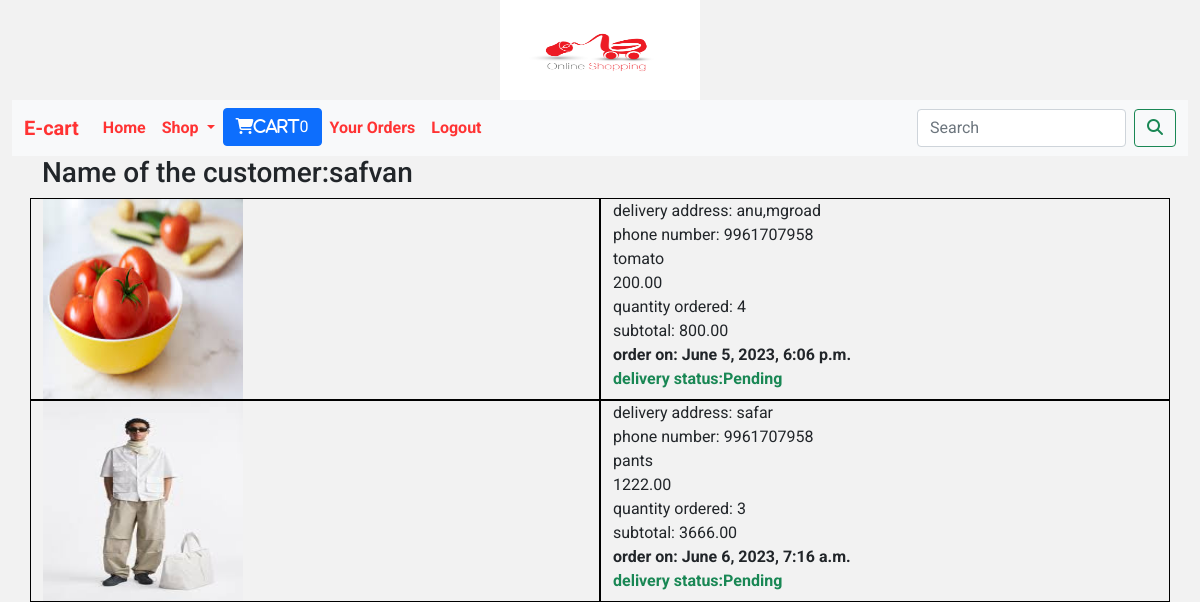
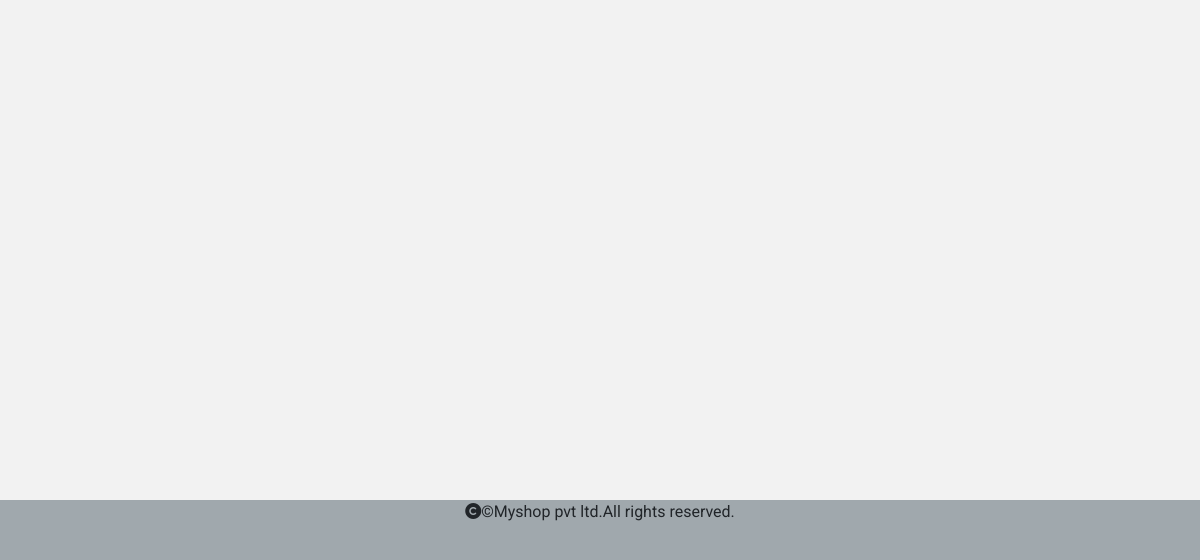
/cart/yourorders (signed in), run on an earlier commit of the app's database (2 pictures, top to bottom).
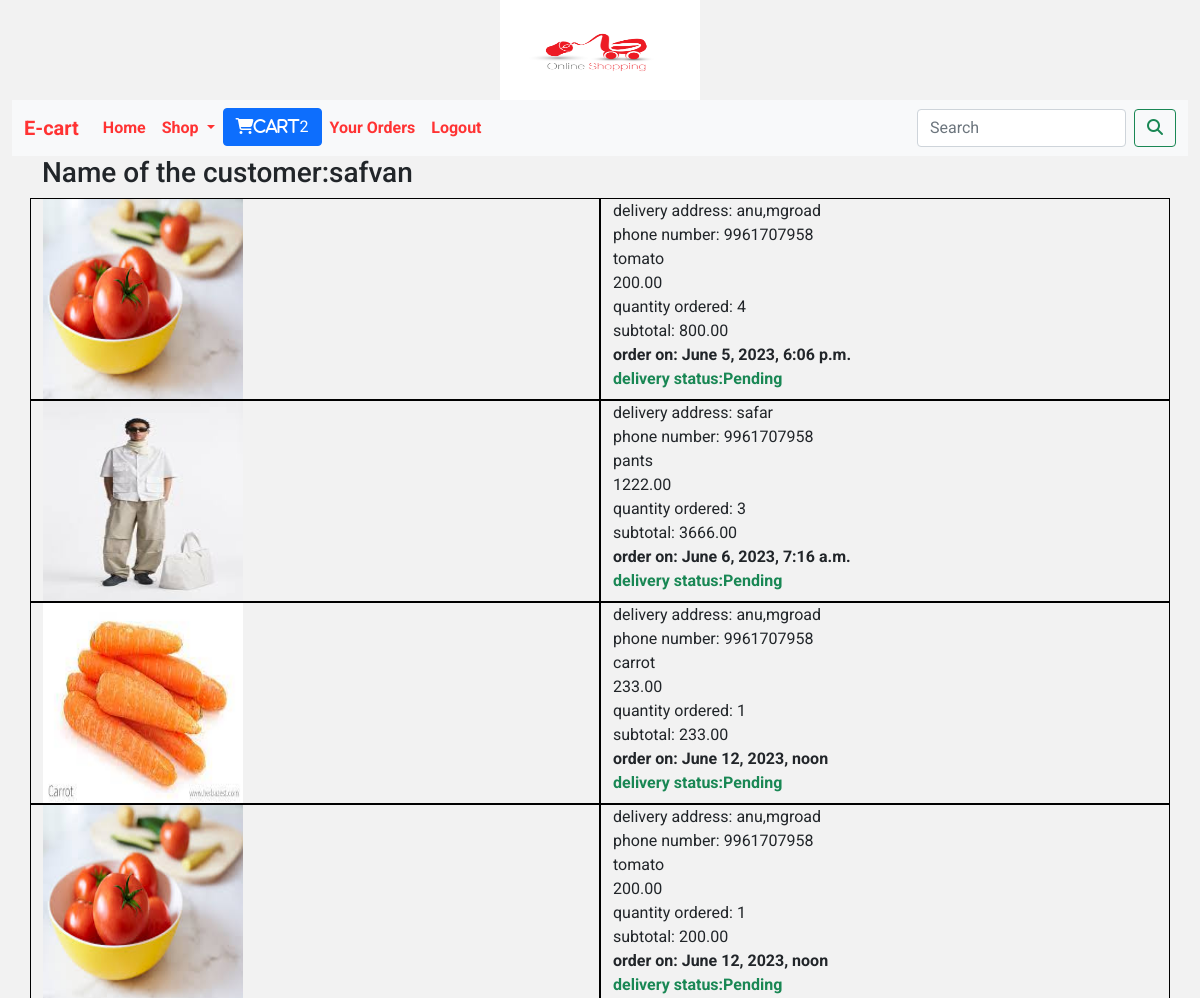
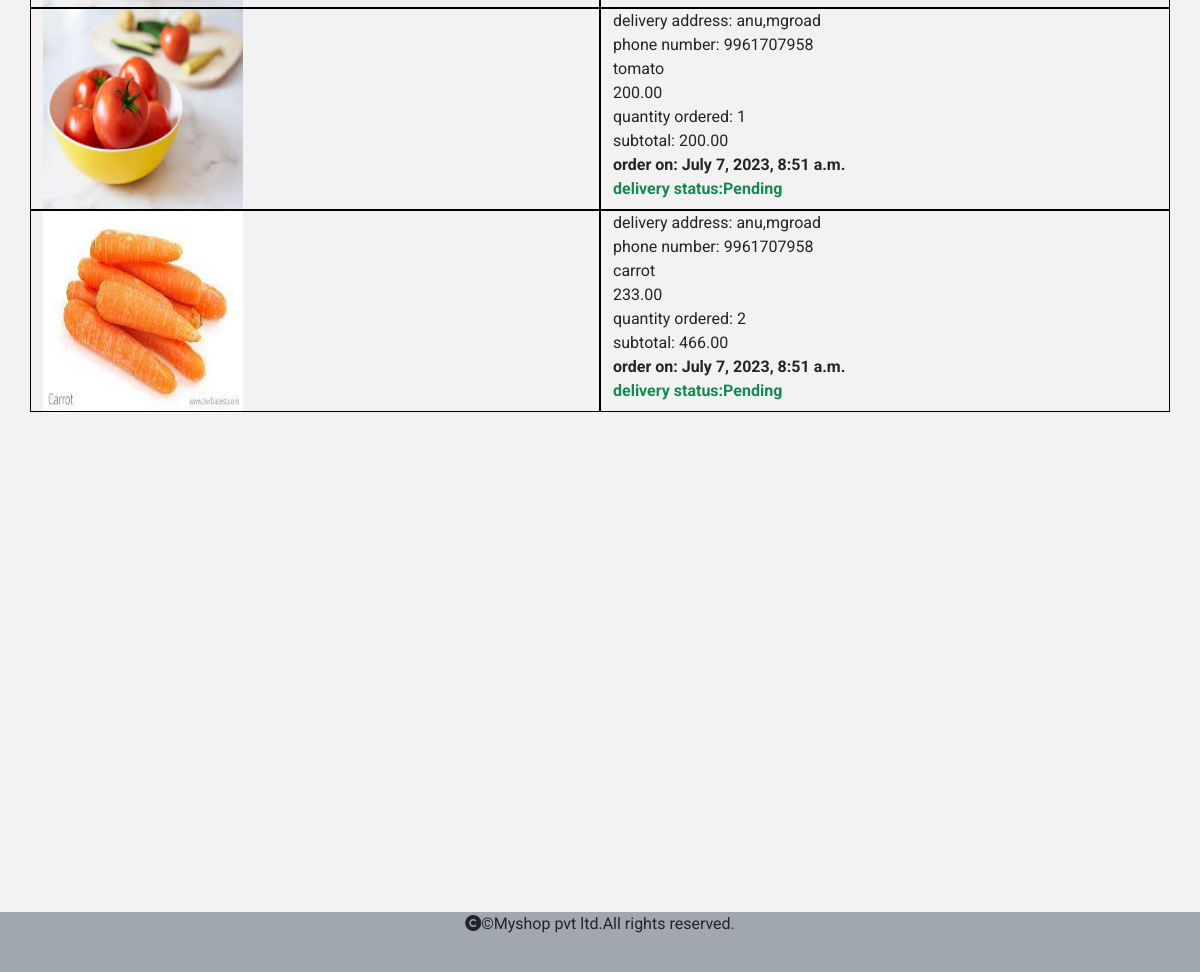
And on a later commit of the database (2 pictures, top to bottom).
### cart/models.py (models this page shows, shortened)
class Orders(models.Model):
    user=models.ForeignKey(User,on_delete=models.CASCADE)
    products=models.ForeignKey(Product,on_delete=models.CASCADE)
    address=models.TextField()
    phone=models.CharField(max_length=100)
    order_status=models.CharField(max_length=30,default="Pending")
    delivery_status=models.CharField(max_length=30,default="Pending")
    noofitems=models.IntegerField()
    date_added=models.DateTimeField(auto_now_add=True)
    def subtotal(self):
        return self.noofitems*self.products.price

### shop/models.py (models this page shows, shortened)
class Product(models.Model):
    name=models.CharField(max_length=250,unique=True)
    slug=models.SlugField(max_length=250,unique=True)
    description=models.TextField(blank=True)
    price=models.DecimalField(max_digits=10,decimal_places=2)
    category=models.ForeignKey(Category,on_delete=models.CASCADE)
    image=models.ImageField(upload_to="img/products",null=True,blank=True)
    stock=models.IntegerField()
    available=models.BooleanField(default=True)
    created=models.DateTimeField(auto_now_add=True)
    updated=models.DateTimeField(auto_now=True)

### cart/views.py (the view)
# urls.py: path('yourorders',views.u_r_orders,name="u_r_orders"),
@login_required
def u_r_orders(request):
    user= request.user
    o= Orders.objects.filter(user=user,order_status="paid")
    return render(request,'your orders.html',{'o':o,'name':user})

### cart/context_processors.py (called while the page is built)
def counter(request):
    item_count=0
    if request.user.is_authenticated:
        user=request.user
        try:
            cart=Cart.objects.filter(user=user)
            for i in cart:
               item_count+=i.quantity
        except Cart.DoesNotExist:
                item_count=0
    return {'item_count':item_count}

### shop/context_processors.py (called while the page is built)
def menu_links(request):
    links=Category.objects.all()
    return {'links':links}

### templates/your orders.html
{% extends 'base.html' %}
{% load static %}
{% block content %}
<div class="container" style="margin-bottom:420px;">
  <div class="row max-auto">
  <h3>Name of the customer:{{name}}</h3>
    {% for p in o %}
    <div class="col-sm-6" style="border:1px solid black;">
      <img src="{{p.products.image.url}}" height="200px;" width="200px;" alt="{p.products.image.url}}">
    </div>
    <div class="col-sm-6" style="border:1px solid black;">
        delivery address: {{p.address}}<br>
        phone number: {{p.phone}}<br>
        {{p.products.name}}<br>
        {{p.products.price}}<br>
        quantity ordered: {{p.noofitems}}<br>
        subtotal: {{p.subtotal}}<br>
        <strong>order on: {{p.date_added}}</strong><br>
        <strong class="text-success">delivery status:{{p.delivery_status}}</strong>
      </div>
      {% endfor %}
    </div>
</div>
</div>
{% endblock %}

### templates/base.html (shortened to what this page needs)
<!DOCTYPE html>
{% load static %}
<html lang="en">
<head>
   <link href="https://cdn.jsdelivr.net/npm/bootstrap@5.0.2/dist/css/bootstrap.min.css" rel="stylesheet">
    <link rel="stylesheet" href="{% static 'css/custom.css' %}">
    <link rel="stylesheet" href="https://cdnjs.cloudflare.com/ajax/libs/font-awesome/6.4.0/css/all.min.css">
    <link rel="stylesheet" href="https://cdnjs.cloudflare.com/ajax/libs/cropperjs/1.5.12/cropper.min.css" />
    <link rel="stylesheet" href="https://cdnjs.cloudflare.com/ajax/libs/cropperjs/1.5.12/cropper.css" />
</head>
<body>
<div class="container-fluid">
    <header>
        <center><img src="{% static 'img/logo.jpg' %}" height="100px" width="200px"></center>
        <nav class="navbar navbar-expand-lg navbar-light bg-light" style="background-color:rgb(160, 168, 173);">
     <div class="container-fluid">
    <a class="navbar-brand" href="#">E-cart</a>
    <div class="collapse navbar-collapse" id="navbarSupportedContent">
      <ul class="navbar-nav me-auto mb-2 mb-lg-0">
        <li class="nav-item">
          <a class="nav-link" aria-current="page" href="{% url 'shop:allProdCat' %}">Home</a>
        </li>
        <li class="nav-item dropdown">
          <a class="nav-link dropdown-toggle" href="#" id="navbarDropdown" role="button" data-bs-toggle="dropdown" aria-expanded="false">
              Shop
          </a>
             {% if user.is_authenticated %}
          <li class="nav-item">
           <a class="btn btn-primary" href="{% url 'cart:cart_view'  %}"><i class="fa-solid fa-cart-shopping">Cart</i>{{item_count}}</a>
        </li>
                 <li class="nav-item">
          <a class="nav-link" aria-current="page" href="{% url 'cart:u_r_orders' %}">Your Orders</a>
        </li>
                 <li class="nav-item">
          <a class="nav-link" aria-current="page" href="{% url 'shop:logout' %}">Logout</a>
        </li>
          {% endif %}
        </li>
      </ul>
      <form class="d-flex" action="{% url 'search:searchresult' %}" method="POST">
        <input class="form-control me-2" type="search" name="q" placeholder="Search" aria-label="Search">
        <button class="btn btn-outline-success" type="submit"><i class="fa-solid fa-magnifying-glass"></i></button>
      </form>
    </div>
  </div>
</nav>
    </header>
        {% block content %}
        {% endblock %}
        <footer class="footer">
            <div>
                <p><i class="fa-solid fa-copyright"></i>&copy;Myshop pvt ltd.All rights reserved.</p>
            </div>
        </footer>
</body>

### static/css/custom.css (style rules this page uses)
body { font-family: 'Roboto', sans-serif; background-color: #f2f2f2; }
.navbar-light .navbar-nav .nav-link,.nav-light,.navbar-light .navbar-brand { color:#ff3333; font-weight:bold; }
.footer { position:relative; left:0; bottom:0; width:100%; height:60px; text-align:center; background-color:rgb(160, 168, 173); margin-top:500px; }

What changed in the data, as far as the page shows it:
added Orders: products.image (picture), address "anu,mgroad", phone "9961707958", products.name "carrot", products.price "233.00", noofitems "1", subtotal "233.00", date_added "June 12, 2023, noon", delivery_status "Pending"
added Orders: products.image (picture), address "anu,mgroad", phone "9961707958", products.name "tomato", products.price "200.00", noofitems "1", subtotal "200.00", date_added "June 12, 2023, noon", delivery_status "Pending"
added Orders: products.image (picture), address "anu,mgroad", phone "9961707958", products.name "tomato", products.price "200.00", noofitems "1", subtotal "200.00", date_added "July 7, 2023, 8:51 a.m.", delivery_status "Pending"
added Orders: products.image (picture), address "anu,mgroad", phone "9961707958", products.name "carrot", products.price "233.00", noofitems "2", subtotal "466.00", date_added "July 7, 2023, 8:51 a.m.", delivery_status "Pending"
Also different on the page:
{{ item_count }}: "0" → "2"
